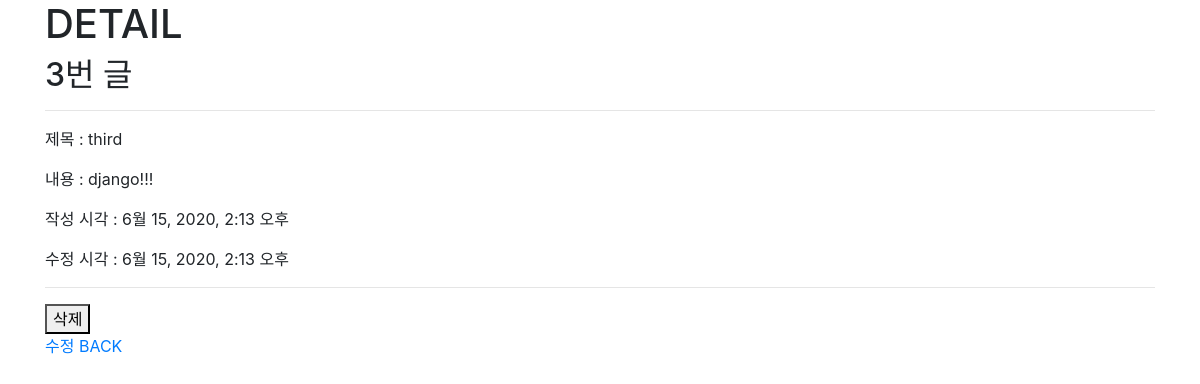
The page /articles/3/ on the database as committed earlier.
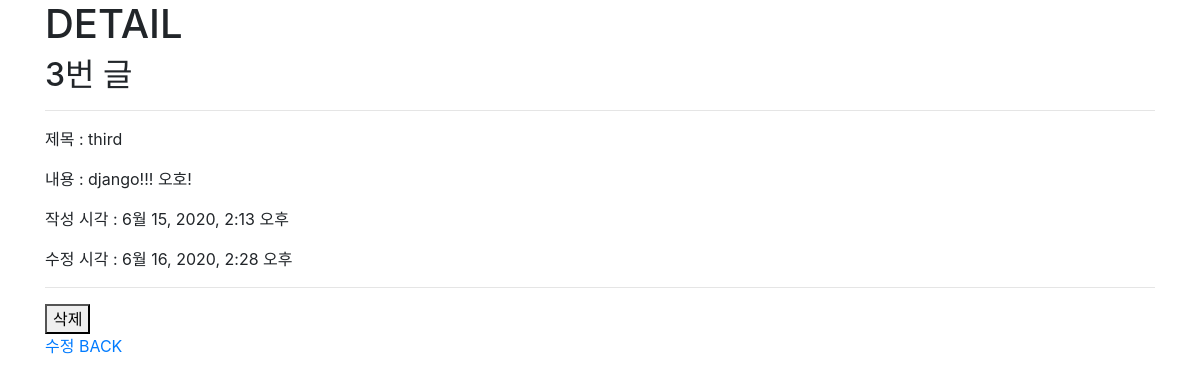
The same page on the database as committed later.
### articles/models.py (models this page shows)
class Article(models.Model):
    title = models.CharField(max_length=20)
    content = models.TextField()
    created_at = models.DateTimeField(auto_now_add=True)
    updated_at = models.DateTimeField(auto_now=True)

### articles/views.py (the view)
# urls.py: path('<int:pk>/', views.detail, name='detail'),
def detail(request, pk):
    article = Article.objects.get(pk=pk) #오른쪽 pk는 variable routing의 pk
    context = {
        'article': article,
    }
    return render(request, 'articles/detail.html', context)

### articles/templates/articles/detail.html (shortened to what this page needs)
{% extends 'base.html' %}
{% block content %}
<h1>DETAIL</h1>
<h2>{{ article.pk }}번 글</h2>
<hr>
<p>제목 : {{ article.title }}</p>
<p>내용 : {{ article.content }}</p>
<p>작성 시각 : {{ article.created_at }}</p>
<p>수정 시각 : {{ article.updated_at }}</p>
<hr>
<form action="{% url 'articles:delete' article.pk %}" method="POST">
    <button>삭제</button>
</form>
<a href="{% url 'articles:edit' article.pk %}">수정</a>
<a href="{% url 'articles:index' %}">BACK</a>
{% endblock %}

Rows that differ between the two databases and show on the page:
changed Article "third": content "django!!!" → "django!!! 오호!"; updated_at "6월 15, 2020, 2:13 오후" → "6월 16, 2020, 2:28 오후"
